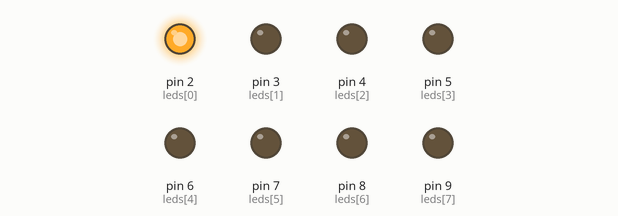
Simulated run of this sketch. Board: Arduino Uno, built with avr-gcc and run on an emulated ATmega328P. On the bench: output pins drawn as LEDs (lit = HIGH).

Above: at 0.05 s.
At 0.65 s:
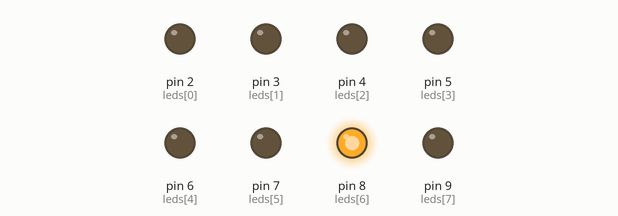
At 1.25 s:
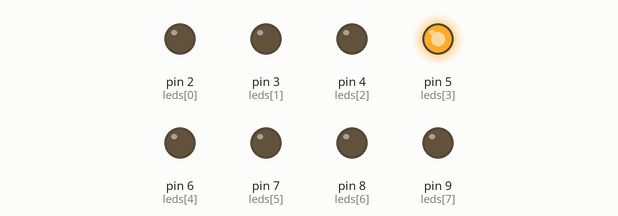
At 1.75 s:
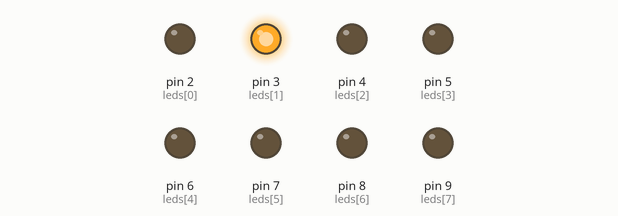
At 2.4 s:
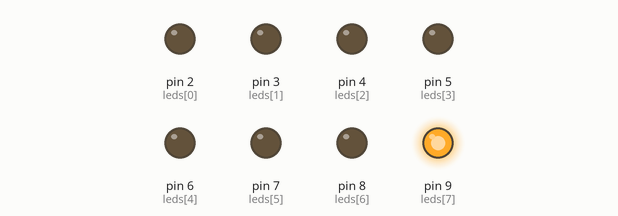
At 3.45 s:
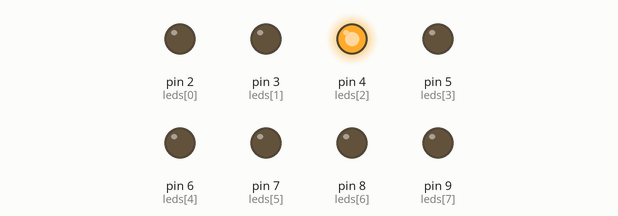
Timing chart, 0 to 3.8 s (numbered marks = the images above):
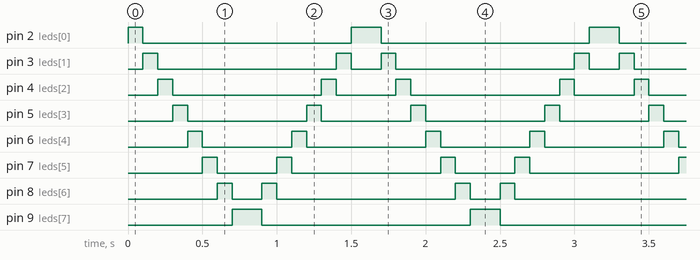

The sketch:

LED_Chaser.ino
```cpp
int leds[] = {2,3,4,5,6,7,8,9};
int total = 8;

void setup() {
  for(int i = 0; i < total; i++) {
    pinMode(leds[i], OUTPUT);
  }
}

void loop() {

  // Forward Chase
  for(int i = 0; i < total; i++) {
    digitalWrite(leds[i], HIGH);
    delay(100);
    digitalWrite(leds[i], LOW);
  }

  // Reverse Chase
  for(int i = total - 1; i >= 0; i--) {
    digitalWrite(leds[i], HIGH);
    delay(100);
    digitalWrite(leds[i], LOW);
  }

}
```

Measured:
- by itself, pin 2 (leds[0]): repeats every 1.6 s: LOW 1.4 s, HIGH 0.20 s
- by itself, pin 3 (leds[1]): repeats every 1.6 s: LOW 1.2 s, HIGH 0.10 s, LOW 0.20 s, HIGH 0.10 s
- by itself, pin 4 (leds[2]): repeats every 1.6 s: LOW 1.0 s, HIGH 0.10 s, LOW 0.40 s, HIGH 0.10 s
- by itself, pin 5 (leds[3]): repeats every 1.6 s: LOW 0.80 s, HIGH 0.10 s, LOW 0.60 s, HIGH 0.10 s
- by itself, pin 6 (leds[4]): repeats every 1.6 s: LOW 0.60 s, HIGH 0.10 s, LOW 0.80 s, HIGH 0.10 s
- by itself, pin 7 (leds[5]): repeats every 1.6 s: LOW 0.40 s, HIGH 0.10 s, LOW 1.0 s, HIGH 0.10 s
- by itself, pin 8 (leds[6]): repeats every 1.6 s: LOW 0.20 s, HIGH 0.10 s, LOW 1.2 s, HIGH 0.10 s
- by itself, pin 9 (leds[7]): alternates HIGH for 0.20 s and LOW for 1.4 s
